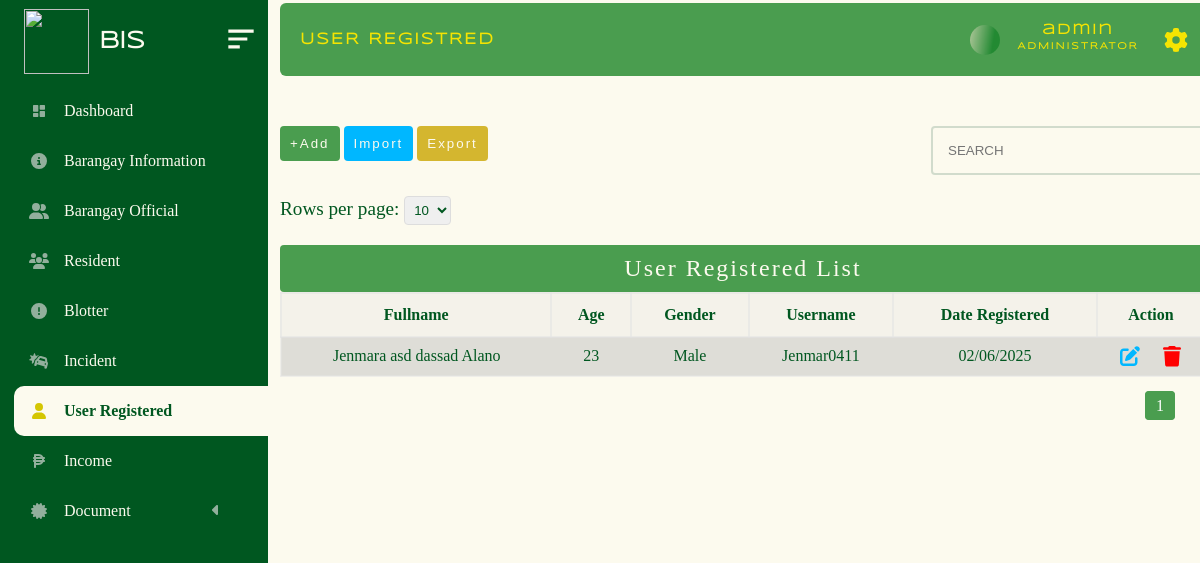
/administrator/admin_panel/user_registered.php (signed in), run on the app's committed database.
### tables this page shows
CREATE TABLE `user_account` (
  `firstname` varchar(200) NOT NULL,
  `middlename` varchar(200) NOT NULL,
  `lastname` varchar(200) NOT NULL,
  `username` varchar(200) NOT NULL,
  `password` varchar(200) NOT NULL,
  `gender` varchar(200) NOT NULL,
  `age` int(11) NOT NULL,
  `birthday` date NOT NULL,
  `date_registered` date NOT NULL,
  `house_no` varchar(200) NOT NULL,
  `sitio_pook` varchar(200) NOT NULL,
  `contact_no` varchar(200) NOT NULL,
  `profile` varchar(200) NOT NULL,
  `user_id` int(11) NOT NULL
);

### administrator/admin_panel/user_register_folder/table.php (the view, shortened to what this page needs)
<!DOCTYPE html>
<html lang="en">
<head>
</head>
<body>
            <?php require("../../database/conn_db.php");
            $page = isset($_GET['page']) ? (int)$_GET['page'] : 1;
            $limit = isset($_GET['limit']) ? (int)$_GET['limit'] : 10;
            $limit = $limit > 0 ? $limit : 10;
            $offset = ($page - 1) * $limit;
            $countQuery = "SELECT COUNT(*) AS total FROM user_account";
            $countResult = $conn->query($countQuery);
            $totalRows = $countResult->fetch_assoc()['total'];
            $totalPages = ceil($totalRows / $limit);
            $sql = "SELECT * FROM user_account  ORDER BY user_id DESC LIMIT $limit OFFSET $offset";
            $result = $conn->query($sql);
            if ($result->num_rows > 0) {?>
                <div class="limit-selector">
                    <form method="GET" action="">
                        <label for="limit">Rows per page:</label>
                        <select name="limit" id="limit" onchange="this.form.submit()">
                            <option value="10" <?php if ($limit == 10) echo 'selected'; ?>>10</option>
                        </select>
                    </form>
                </div>
            <table>
                    <caption>User Registered List</caption>
                    <tr>
                        <th>Fullname</th>
                        <th>Age</th>
                        <th>Gender</th>
                        <th>Username</th>
                        <th>Date Registered</th>
                        <th>Action</th>
                    </tr>
                    <?php
                         while($row = $result->fetch_assoc()) {
                            $firstname =$row["firstname"];
                            $middlename =$row["middlename"];
                            $lastname =$row["lastname"];
                            $gender =$row["gender"];
                            $age =$row["age"];
                            $username =$row["username"];
                            $date_registered=$row["date_registered"]
                            ?>
                             <tr class = "table_hover">
                                    <td><?php echo  $firstname . " " .$middlename ." " . $lastname;?></td>
                                    <td><?php echo  $age;?></td>
                                    <td><?php echo  $gender;?></td>
                                    <td><?php echo  $username;?></td>
                                    <td><?php echo date('m/d/Y',strtotime($date_registered));?></td>
                                <td>
                                    <div id = "form_up_del_official">
                                        <button  id = "update_official_btn" class = "update_btn_register" data-id= <?php echo $row ["user_id"] ?>></button>
                                        <button id = "delete_official_btn" class = "delete_btn_blotter_user" data-id= <?php echo $row ["user_id"] ?>></button>
                                    </div>
                                </td>
                            </tr>
                            <?php
                        }
                    ?>
            </table>
<div class="pagination">
    <?php for ($i = 1; $i <= $totalPages; $i++): ?>
        <a href="?page=<?php echo $i; ?>&limit=<?php echo $limit; ?>" class="<?php echo $i == $page ? 'active' : ''; ?>">
            <?php echo $i; ?>
        </a>
    <?php endfor; ?>
</div>
    <?php
}
?>
        <?php include("user_register_folder/update_user.php"); ?>
</body>
</html>

### administrator/admin_panel/style.css/mian.stylecss.css (style rules this page uses)
* { margin: 0px; padding: 0px; box-sizing: content-box; list-style-type: none ; }
html { scroll-behavior: smooth; }
:root { --bg-color: #FCFAEE; --2nd-bg-color:#4A9D4f; --sub-bg-color: #005720 ; --1st-text-color: #005720 ; --2nd-text-color: rgb(53, 53, 53); --3rd-text-color: #FCFAEE; --btn-color: #F5E402; --other-color :rgb(0, 183, 255); }
body { background-color: var(--bg-color); position: relative; min-height: 100%; width: 100%; overflow: scroll; overflow-x: hidden; }

### administrator/admin_panel/style.css/user.registration.css (style rules this page uses)
* { margin: 0px; padding: 0px; box-sizing: content-box; list-style-type: none ; }
:root { --bg-color: #FCFAEE; --2nd-bg-color:#4A9D4f; --sub-bg-color: #005720 ; --1st-text-color: #005720 ; --2nd-text-color: rgb(53, 53, 53); --3rd-text-color: #FCFAEE; --btn-color: #d4b62f; --other-color :rgb(0, 183, 255); }
body { background-repeat: no-repeat; background-size: cover; background-color: #FCFAEE; }
table { border: 2px solid rgba(228, 228, 228, 0.39); margin-left: 40px; margin-top: 20px; background-color: rgba(226, 226, 226, 0.322); width: 77vw; border-collapse: collapse; transition: all 0.5s ease; border-radius:4px; font-family: "sub_text"; color: var(--1st-text-color); }
table td { padding: 5px; text-align: center; }
table th { border: 2px solid rgba(226, 226, 226, 0.562); padding: 12px; }
table tr:nth-child(even) { background-color: #a7a5a548; }
caption { font-size: 2vw; letter-spacing: 2px; background-color: var(--2nd-bg-color); padding-bottom: 10px; padding-top: 10px; color: var(--bg-color); border-radius: 4px; }
.pagination { margin: 20px 0; float: right; margin-right: 20px; padding-bottom: 60px; }
.pagination a { margin: 0 5px; padding: 5px 10px; text-decoration: none; color: var(--1st-text-color); border: 1px solid #ddd; border-radius: 4px; }
.pagination a.active { background-color: var(--2nd-bg-color); color: white; border: 1px solid var(--2nd-bg-color); }
.limit-selector { margin-top: 100px; padding-left: 40px; color: #005720; font-family: "sub_text"; transition: all 0.5s ease; font-size: 1.2rem; }
.limit-selector select { padding: 5px; border-radius: 4px; border: 1px solid #ddd; width: max-content; color: #005720; }
#form_up_del_official { display: flex; justify-content:space-evenly ; align-items: center; }
#update_official_btn { color: var(--bg-color); cursor: pointer; padding: 3px 5px 3px 5px; background-color: transparent; border-radius: 4px; font-size: 0.9rem; outline: none; border: none; }
#update_official_btn svg { width: 20px; fill: var(--other-color); }
#delete_official_btn { color: var(--bg-color); cursor: pointer; padding: 3px 5px 3px 5px; background-color: transparent; border-radius: 4px; border: 1px solid rgb(197, 197, 197); outline: none; border: none; font-size: 0.9rem; }
#delete_official_btn svg { width: 18px; fill: red; }
* { margin: 0px; padding: 0px; box-sizing: content-box; }
html { scroll-behavior: smooth; }
:root { --bg-color:#FCFAEE; --2nd-bg-color:#4A9D4f; --sub-bg-color: #005720 ; --1st-text-color: #005720 ; --2nd-text-color: rgb(53, 53, 53); --3rd-text-color: #FCFAEE; --btn-color: #F5E402; --other-color :rgb(0, 183, 255); }
body::before { opacity: 10%; }
body { background-size: cover; overflow-x: hidden; }
@media only screen and (min-width: 320px ) { body { overflow-x: hidden; } }
@media only screen and (min-width: 481px ) { body { overflow-x: hidden; } }
@media only screen and (min-width: 601px ) { body { overflow-x: hidden; } }
@media only screen and (min-width: 769px ) { body { background-size: cover; overflow-x: hidden; } }

### administrator/admin_panel/user_register_folder/user_register.css (style rules this page uses)
* { margin: 0px; padding: 0px; box-sizing: content-box; list-style-type: none ; }
html { scroll-behavior: smooth; }
:root { --bg-color:#FCFAEE; --2nd-bg-color:#4A9D4f; --sub-bg-color: #005720 ; --1st-text-color: #005720 ; --2nd-text-color: rgb(53, 53, 53); --3rd-text-color: #FCFAEE; --btn-color: #F5E402; --other-color :rgb(0, 183, 255); }

### data on the page
user_account: firstname "Jenmara asd", middlename "dassad", lastname "Alano", age "23", gender "Male", username "Jenmar0411", date_registered "02/06/2025"
